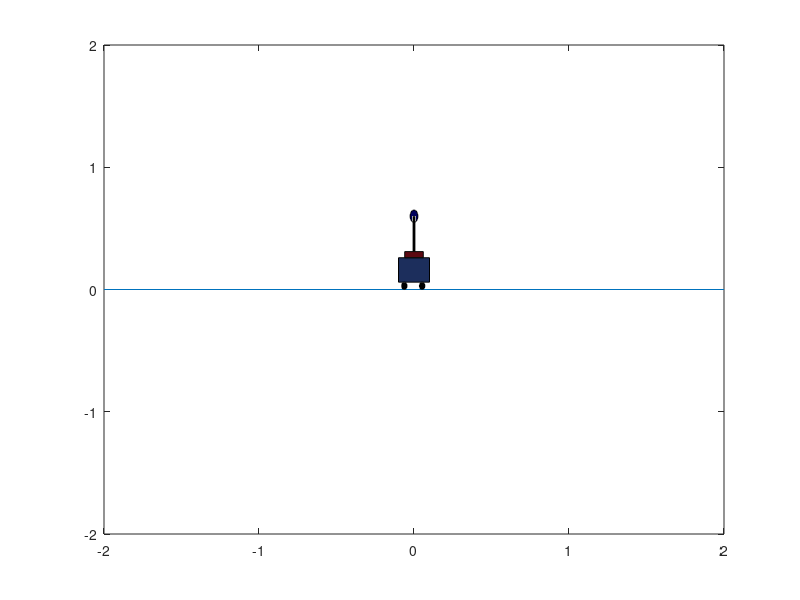

Recreate this plot in MATLAB.
function car = draw()
% Create and return handles to allow animation
close all;
figure1 = figure('WindowState','maximized');
axes1 = axes('Parent',figure1);
light('Parent',axes1,'Position',[-0.3273 0.7559 0.5669]);
light('Parent',axes1,'Position',[-0.4330 0.5 0.75]);

box(axes1,'on');
axis([-2 2 -2 2]);
% Store annotation handles in a struct
car.line1 = line([-2 2], [0 0]);

car.body =  rectangle('Position', [-0.1 0.06 0.2 0.2], 'FaceColor', [0.3 0.5 1]);

car.tyre1 = rectangle('Position', [-0.08 0 0.035 0.06], 'Curvature', [1 1], 'FaceColor', 'k');

car.tyre2 = rectangle('Position', [0.035 0 0.035 0.06], 'Curvature', [1 1], 'FaceColor', 'k');

car.top = rectangle('Position', [-0.06 0.26 0.12 0.05], 'FaceColor', [1 0.1 0.2]);

car.rod = line([0 0], [0.31 0.6], 'LineWidth', 2, 'Color', 'black');

car.mass = rectangle('Position', [-0.025 0.55 0.05 0.1], 'Curvature', [1 1], 'FaceColor', 'b');
end
